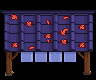

A level layout from a 2D game, rendered from its tile map. Below: a short description, then the map file with its tile-grid data intact:
An orthogonal 6x5 tile map with 16x16 px tiles, 1 tile layer (AlwaysFront).

<map version="1.10" tiledversion="1.11.2" orientation="orthogonal" renderorder="right-down" compressionlevel="0" width="6" height="5" tilewidth="16" tileheight="16" infinite="0" nextlayerid="8" nextobjectid="1">
 <tileset firstgid="1" source="master_canopies.tsx" /><layer id="5" name="AlwaysFront" width="6" height="5">
  <data encoding="csv">
457,458,459,460,461,462,
511,512,513,514,515,516,
565,566,567,568,569,570,
619,620,621,622,623,624,
673,674,675,0,677,678
</data>
 </layer>
</map>
